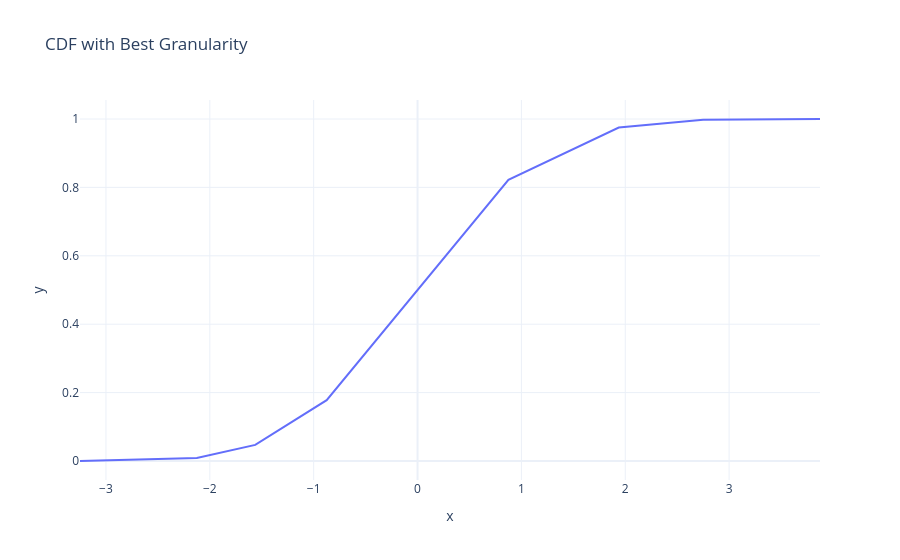

The notebook cell this image was saved under:
### Markdown cell above
## Granularity Control

### Best Granularity (Default)

By default, the function uses the optimal granularity level:

### Code cell
fig = cumulative(
    x=data,
    granularity="best",
    title="CDF with Best Granularity",
    template="plotly_white",
)
fig.show()

### Figure 1 — Plotly figure (JSON) as saved in the notebook; plotly's stock layout.template omitted (floating-point values rounded to 4 significant figures)
{"data": [{"hovertemplate": "x=%{x}<br>y=%{y}<extra></extra>", "legendgroup": "", "line": {"dash": "solid", "shape": "linear"}, "marker": {"color": "#636efa", "symbol": "circle"}, "mode": "lines", "name": "", "orientation": "v", "showlegend": false, "type": "scatter", "x": [-3.25, -2.125, -1.562, -0.875, 0.875, 1.938, 2.75, 3.875], "xaxis": "x", "y": [0.0, 0.009, 0.047, 0.178, 0.822, 0.975, 0.998, 1.0], "yaxis": "y"}], "layout": {"legend": {"tracegroupgap": 0}, "title": {"text": "CDF with Best Granularity"}, "xaxis": {"anchor": "y", "domain": [0, 1], "title": {"text": "x"}}, "yaxis": {"anchor": "x", "domain": [0, 1], "title": {"text": "y"}}}}
